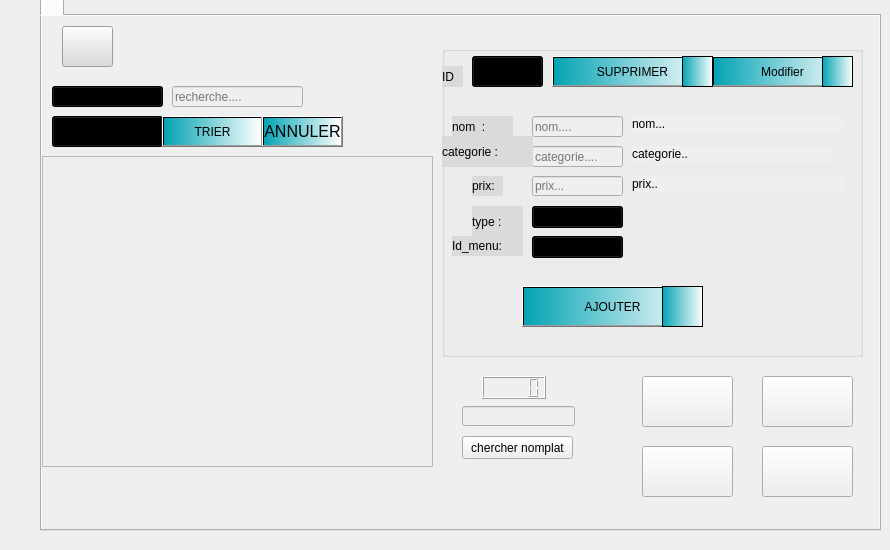
        <widget class="QWidget" name="tab_2">
         <attribute name="title">
          <string>Plats</string>
         </attribute>
         <widget class="QTabWidget" name="tabWidget">
          <property name="geometry">
           <rect>
            <x>40</x>
            <y>-10</y>
            <width>841</width>
            <height>541</height>
           </rect>
          </property>
          <property name="maximumSize">
           <size>
            <width>841</width>
            <height>541</height>
           </size>
          </property>
          <property name="styleSheet">
           <string notr="true">background-color: rgb(239, 239, 239);</string>
          </property>
          <property name="currentIndex">
           <number>0</number>
          </property>
          <widget class="QWidget" name="tab_3">
           <attribute name="title">
            <string/>
           </attribute>
           <widget class="QTableView" name="plat_tab">
            <property name="geometry">
             <rect>
              <x>0</x>
              <y>140</y>
              <width>391</width>
              <height>311</height>
             </rect>
            </property>
            <property name="styleSheet">
             <string notr="true"/>
            </property>
            <attribute name="horizontalHeaderDefaultSectionSize">
             <number>80</number>
            </attribute>
           </widget>
           <widget class="QPushButton" name="bouton_imprimer">
            <property name="geometry">
             <rect>
              <x>600</x>
              <y>430</y>
              <width>91</width>
              <height>51</height>
             </rect>
            </property>
            <property name="styleSheet">
             <string notr="true">   
image: url(:/resource/printer.png);
</string>
            </property>
            <property name="text">
             <string/>
            </property>
           </widget>
           <widget class="QLabel" name="labelmessage">
            <property name="geometry">
             <rect>
              <x>70</x>
              <y>480</y>
              <width>421</width>
              <height>31</height>
             </rect>
            </property>
            <property name="styleSheet">
             <string notr="true">color: #aa00ff;
font: 75 italic 14pt &quot;MS Sans Serif&quot;;</string>
            </property>
            <property name="text">
             <string/>
            </property>
           </widget>
           <widget class="QGroupBox" name="groupBox_3">
            <property name="geometry">
             <rect>
              <x>400</x>
              <y>30</y>
              <width>421</width>
              <height>311</height>
             </rect>
            </property>
            <property name="font">
             <font>
              <pointsize>9</pointsize>
              <weight>75</weight>
              <bold>true</bold>
              <underline>true</underline>
             </font>
            </property>
            <property name="styleSheet">
             <string notr="true">background-color: rgb(239, 239, 239);</string>
            </property>
            <property name="title">
             <string/>
            </property>
            <widget class="QLabel" name="nom_label_2">
             <property name="geometry">
              <rect>
               <x>10</x>
               <y>70</y>
               <width>61</width>
               <height>21</height>
              </rect>
             </property>
             <property name="styleSheet">
              <string notr="true">    background-color: rgb(218, 218, 218);
font: 75 12pt &quot;MS Shell Dlg 2&quot;;</string>
             </property>
             <property name="text">
              <string>nom  :</string>
             </property>
            </widget>
            <widget class="QLineEdit" name="nom_LE">
             <property name="geometry">
              <rect>
               <x>90</x>
               <y>70</y>
               <width>91</width>
               <height>21</height>
              </rect>
             </property>
             <property name="styleSheet">
              <string notr="true"/>
             </property>
             <property name="placeholderText">
              <string>nom....</string>
             </property>
            </widget>
            <widget class="QPushButton" name="ajouter_B">
             <property name="geometry">
              <rect>
               <x>80</x>
               <y>240</y>
               <width>181</width>
               <height>41</height>
              </rect>
             </property>
             <property name="styleSheet">
              <string notr="true">background-color: qlineargradient(spread:repeat, x1:0, y1:0, x2:1, y2:0, stop:0 rgba(3, 163, 179, 255), stop:1 rgba(255, 255, 255, 255));
font: 75 12pt &quot;MS Shell Dlg 2&quot;;</string>
             </property>
             <property name="text">
              <string>AJOUTER</string>
             </property>
            </widget>
            <widget class="QLineEdit" name="categorie_LE">
             <property name="geometry">
              <rect>
               <x>90</x>
               <y>100</y>
               <width>91</width>
               <height>21</height>
              </rect>
             </property>
             <property name="placeholderText">
              <string>categorie....</string>
             </property>
            </widget>
            <widget class="QLineEdit" name="prix_LE">
             <property name="geometry">
              <rect>
               <x>90</x>
               <y>130</y>
               <width>91</width>
               <height>20</height>
              </rect>
             </property>
             <property name="text">
              <string/>
             </property>
             <property name="placeholderText">
              <string>prix...</string>
             </property>
            </widget>
            <widget class="QLabel" name="categorie_label">
             <property name="geometry">
              <rect>
               <x>0</x>
               <y>90</y>
               <width>91</width>
               <height>31</height>
              </rect>
             </property>
             <property name="styleSheet">
              <string notr="true">    background-color: rgb(218, 218, 218);
font: 75 12pt &quot;MS Shell Dlg 2&quot;;</string>
             </property>
             <property name="text">
              <string>categorie :</string>
             </property>
            </widget>
            <widget class="QLabel" name="prix_label">
             <property name="geometry">
              <rect>
               <x>30</x>
               <y>130</y>
               <width>31</width>
               <height>20</height>
              </rect>
             </property>
             <property name="styleSheet">
              <string notr="true">    background-color: rgb(218, 218, 218);
font: 75 12pt &quot;MS Shell Dlg 2&quot;;</string>
             </property>
             <property name="text">
              <string>prix:</string>
             </property>
            </widget>
            <widget class="QComboBox" name="type">
             <property name="geometry">
              <rect>
               <x>90</x>
               <y>160</y>
               <width>91</width>
               <height>22</height>
              </rect>
             </property>
             <property name="styleSheet">
              <string notr="true">background-color: qlineargradient(spread:repeat, x1:0, y1:0, x2:1, y2:0, stop:0 rgba(3, 163, 179, 255), stop:1 rgba(255, 255, 255, 255));

</string>
             </property>
             <item>
              <property name="text">
               <string>special</string>
              </property>
             </item>
             <item>
              <property name="text">
               <string>simple</string>
              </property>
             </item>
            </widget>
            <widget class="QLabel" name="prix_label_7">
             <property name="geometry">
              <rect>
               <x>30</x>
               <y>160</y>
               <width>51</width>
               <height>31</height>
              </rect>
             </property>
             <property name="styleSheet">
              <string notr="true">    background-color: rgb(218, 218, 218);
font: 75 12pt &quot;MS Shell Dlg 2&quot;;</string>
             </property>
             <property name="text">
              <string>type :</string>
             </property>
            </widget>
            <widget class="QComboBox" name="idmenu">
             <property name="geometry">
              <rect>
               <x>90</x>
               <y>190</y>
               <width>91</width>
               <height>22</height>
              </rect>
             </property>
             <property name="styleSheet">
              <string notr="true">background-color: qlineargradient(spread:repeat, x1:0, y1:0, x2:1, y2:0, stop:0 rgba(3, 163, 179, 255), stop:1 rgba(255, 255, 255, 255));

</string>
             </property>
            </widget>
            <widget class="QLabel" name="prix_label_8">
             <property name="geometry">
              <rect>
               <x>10</x>
               <y>190</y>
               <width>71</width>
               <height>20</height>
              </rect>
             </property>
             <property name="styleSheet">
              <string notr="true">    background-color: rgb(218, 218, 218);
font: 75 12pt &quot;MS Shell Dlg 2&quot;;</string>
             </property>
             <property name="text">
              <string>Id_menu:</string>
             </property>
            </widget>
            <widget class="QPushButton" name="ListDelete_B">
             <property name="geometry">
              <rect>
               <x>110</x>
               <y>10</y>
               <width>161</width>
               <height>31</height>
              </rect>
             </property>
             <property name="styleSheet">
              <string notr="true">background-color: qlineargradient(spread:repeat, x1:0, y1:0, x2:1, y2:0, stop:0 rgba(3, 163, 179, 255), stop:1 rgba(255, 255, 255, 255));
font: 75 12pt &quot;MS Shell Dlg 2&quot;;</string>
             </property>
             <property name="text">
              <string>SUPPRIMER</string>
             </property>
            </widget>
            <widget class="QComboBox" name="idList_CB">
             <property name="geometry">
              <rect>
               <x>30</x>
               <y>10</y>
               <width>71</width>
               <height>31</height>
              </rect>
             </property>
             <property name="styleSheet">
              <string notr="true">background-color: qlineargradient(spread:repeat, x1:0, y1:0, x2:1, y2:0, stop:0 rgba(3, 163, 179, 255), stop:1 rgba(255, 255, 255, 255));

</string>
             </property>
             <property name="currentText">
              <string/>
             </property>
             <property name="placeholderText">
              <string/>
             </property>
            </widget>
            <widget class="QLabel" name="label">
             <property name="geometry">
              <rect>
               <x>0</x>
               <y>20</y>
               <width>21</width>
               <height>21</height>
              </rect>
             </property>
             <property name="styleSheet">
              <string notr="true">    background-color: rgb(218, 218, 218);
font: 75 12pt &quot;MS Shell Dlg 2&quot;;</string>
             </property>
             <property name="text">
              <string>ID</string>
             </property>
            </widget>
            <widget class="QPushButton" name="ListEdit_B">
             <property name="geometry">
              <rect>
               <x>270</x>
               <y>10</y>
               <width>141</width>
               <height>31</height>
              </rect>
             </property>
             <property name="styleSheet">
              <string notr="true">background-color: qlineargradient(spread:repeat, x1:0, y1:0, x2:1, y2:0, stop:0 rgba(3, 163, 179, 255), stop:1 rgba(255, 255, 255, 255));
font: 75 12pt &quot;MS Shell Dlg 2&quot;;</string>
             </property>
             <property name="text">
              <string>Modifier</string>
             </property>
            </widget>
            <widget class="QLabel" name="nomcs">
             <property name="geometry">
              <rect>
               <x>190</x>
               <y>70</y>
               <width>211</width>
               <height>16</height>
              </rect>
             </property>
             <property name="text">
              <string>nom...</string>
             </property>
            </widget>
            <widget class="QLabel" name="categoriecs">
             <property name="geometry">
              <rect>
               <x>190</x>
               <y>100</y>
               <width>201</width>
               <height>16</height>
              </rect>
             </property>
             <property name="text">
              <string>categorie..</string>
             </property>
            </widget>
            <widget class="QLabel" name="prixcs">
             <property name="geometry">
              <rect>
               <x>190</x>
               <y>130</y>
               <width>211</width>
               <height>16</height>
              </rect>
             </property>
             <property name="text">
              <string>prix..</string>
             </property>
            </widget>
            <widget class="QFrame" name="frame_14">
             <property name="geometry">
              <rect>
               <x>240</x>
               <y>10</y>
               <width>31</width>
               <height>31</height>
              </rect>
             </property>
             <property name="styleSheet">
              <string notr="true">background-color: qlineargradient(spread:repeat, x1:0, y1:0, x2:1, y2:0, stop:0 rgba(3, 163, 179, 255), stop:1 rgba(255, 255, 255, 255));
image: url(:/resource/cancel (1).png);</string>
             </property>
             <property name="frameShape">
              <enum>QFrame::StyledPanel</enum>
             </property>
             <property name="frameShadow">
              <enum>QFrame::Raised</enum>
             </property>
            </widget>
            <widget class="QFrame" name="frame_32">
             <property name="geometry">
              <rect>
               <x>220</x>
               <y>240</y>
               <width>41</width>
               <height>41</height>
              </rect>
             </property>
             <property name="styleSheet">
              <string notr="true">background-color: qlineargradient(spread:repeat, x1:0, y1:0, x2:1, y2:0, stop:0 rgba(3, 163, 179, 255), stop:1 rgba(255, 255, 255, 255));
image: url(:/resource/plus (1).png);

</string>
             </property>
             <property name="frameShape">
              <enum>QFrame::StyledPanel</enum>
             </property>
             <property name="frameShadow">
              <enum>QFrame::Raised</enum>
             </property>
            </widget>
            <widget class="QFrame" name="frame_33">
             <property name="geometry">
              <rect>
               <x>380</x>
               <y>10</y>
               <width>31</width>
               <height>31</height>
              </rect>
             </property>
             <property name="styleSheet">
              <string notr="true">background-color: qlineargradient(spread:repeat, x1:0, y1:0, x2:1, y2:0, stop:0 rgba(3, 163, 179, 255), stop:1 rgba(255, 255, 255, 255));

image: url(:/resource/edit .png);</string>
             </property>
             <property name="frameShape">
              <enum>QFrame::StyledPanel</enum>
             </property>
             <property name="frameShadow">
              <enum>QFrame::Raised</enum>
             </property>
            </widget>
            <zorder>ListDelete_B</zorder>
            <zorder>nom_label_2</zorder>
            <zorder>nom_LE</zorder>
            <zorder>ajouter_B</zorder>
            <zorder>categorie_LE</zorder>
            <zorder>prix_LE</zorder>
            <zorder>categorie_label</zorder>
            <zorder>prix_label</zorder>
            <zorder>type</zorder>
            <zorder>prix_label_7</zorder>
            <zorder>idmenu</zorder>
            <zorder>prix_label_8</zorder>
            <zorder>idList_CB</zorder>
            <zorder>label</zorder>
            <zorder>ListEdit_B</zorder>
            <zorder>nomcs</zorder>
            <zorder>categoriecs</zorder>
            <zorder>prixcs</zorder>
            <zorder>frame_14</zorder>
            <zorder>frame_32</zorder>
            <zorder>frame_33</zorder>
           </widget>
           <widget class="QPushButton" name="exporter_2">
            <property name="geometry">
             <rect>
              <x>600</x>
              <y>360</y>
              <width>91</width>
              <height>51</height>
             </rect>
            </property>
            <property name="styleSheet">
             <string notr="true">
image: url(:/resource/excel (2).png);

</string>
            </property>
            <property name="text">
             <string/>
            </property>
           </widget>
           <widget class="QPushButton" name="bouton_imprimer_3">
            <property name="geometry">
             <rect>
              <x>720</x>
              <y>430</y>
              <width>91</width>
              <height>51</height>
             </rect>
            </property>
            <property name="styleSheet">
             <string notr="true">
image: url(:/resource/message.png);
</string>
            </property>
            <property name="text">
             <string/>
            </property>
           </widget>
           <widget class="QPushButton" name="bouton_imprimer_4">
            <property name="geometry">
             <rect>
              <x>20</x>
              <y>10</y>
              <width>51</width>
              <height>41</height>
             </rect>
            </property>
            <property name="styleSheet">
             <string notr="true">background-color: rgb(218, 218, 218);
image: url(:/resource/login.png);

</string>
            </property>
            <property name="text">
             <string/>
            </property>
           </widget>
           <widget class="QComboBox" name="listechercher">
            <property name="geometry">
             <rect>
              <x>10</x>
              <y>70</y>
              <width>111</width>
              <height>21</height>
             </rect>
            </property>
            <property name="styleSheet">
             <string notr="true">background-color: qlineargradient(spread:repeat, x1:0, y1:0, x2:1, y2:0, stop:0 rgba(3, 163, 179, 255), stop:1 rgba(255, 255, 255, 255));

</string>
            </property>
            <item>
             <property name="text">
              <string>nom</string>
             </property>
            </item>
            <item>
             <property name="text">
              <string>categorie</string>
             </property>
            </item>
           </widget>
           <widget class="QComboBox" name="listtrier">
            <property name="geometry">
             <rect>
              <x>10</x>
              <y>100</y>
              <width>111</width>
              <height>31</height>
             </rect>
            </property>
            <property name="styleSheet">
             <string notr="true">background-color: qlineargradient(spread:repeat, x1:0, y1:0, x2:1, y2:0, stop:0 rgba(3, 163, 179, 255), stop:1 rgba(255, 255, 255, 255));

</string>
            </property>
            <item>
             <property name="text">
              <string>nom</string>
             </property>
            </item>
            <item>
             <property name="text">
              <string>categorie</string>
             </property>
            </item>
            <item>
             <property name="text">
              <string>prix</string>
             </property>
            </item>
            <item>
             <property name="text">
              <string>type</string>
             </property>
            </item>
           </widget>
           <widget class="QPushButton" name="trier">
            <property name="geometry">
             <rect>
              <x>120</x>
              <y>100</y>
              <width>101</width>
              <height>31</height>
             </rect>
            </property>
            <property name="styleSheet">
             <string notr="true">background-color: qlineargradient(spread:repeat, x1:0, y1:0, x2:1, y2:0, stop:0 rgba(3, 163, 179, 255), stop:1 rgba(255, 255, 255, 255));
font: 75 12pt &quot;MS Shell Dlg 2&quot;;
</string>
            </property>
            <property name="text">
             <string>TRIER</string>
            </property>
           </widget>
           <widget class="QLineEdit" name="chercher">
            <property name="geometry">
             <rect>
              <x>130</x>
              <y>70</y>
              <width>131</width>
              <height>21</height>
             </rect>
            </property>
            <property name="placeholderText">
             <string>recherche....</string>
            </property>
           </widget>
           <widget class="QPushButton" name="pushButton_8">
            <property name="geometry">
             <rect>
              <x>220</x>
              <y>100</y>
              <width>81</width>
              <height>31</height>
             </rect>
            </property>
            <property name="font">
             <font>
              <family>MS Shell Dlg 2</family>
              <pointsize>12</pointsize>
              <weight>9</weight>
              <italic>false</italic>
              <bold>false</bold>
             </font>
            </property>
            <property name="styleSheet">
             <string notr="true">background-color: qlineargradient(spread:repeat, x1:0, y1:0, x2:1, y2:0, stop:0 rgba(3, 163, 179, 255), stop:1 rgba(255, 255, 255, 255));
font: 75 12pt &quot;MS Shell Dlg 2&quot;;
</string>
            </property>
            <property name="text">
             <string>ANNULER</string>
            </property>
           </widget>
           <widget class="QPushButton" name="stat">
            <property name="geometry">
             <rect>
              <x>720</x>
              <y>360</y>
              <width>91</width>
              <height>51</height>
             </rect>
            </property>
            <property name="styleSheet">
             <string notr="true">color:#aa00ff;
image: url(:/resource/statistics.png);
font: 75 12pt &quot;MS Shell Dlg 2&quot;;</string>
            </property>
            <property name="text">
             <string/>
            </property>
           </widget>
           <widget class="QLineEdit" name="lineEdit_tmp">
            <property name="geometry">
             <rect>
              <x>420</x>
              <y>390</y>
              <width>113</width>
              <height>20</height>
             </rect>
            </property>
           </widget>
           <widget class="QLCDNumber" name="lcdNumber">
            <property name="geometry">
             <rect>
              <x>440</x>
              <y>360</y>
              <width>64</width>
              <height>23</height>
             </rect>
            </property>
           </widget>
           <widget class="QPushButton" name="trouvernomplat">
            <property name="geometry">
             <rect>
              <x>420</x>
              <y>420</y>
              <width>111</width>
              <height>23</height>
             </rect>
            </property>
            <property name="text">
             <string>chercher nomplat</string>
            </property>
           </widget>
          </widget>
         </widget>
        </widget>
